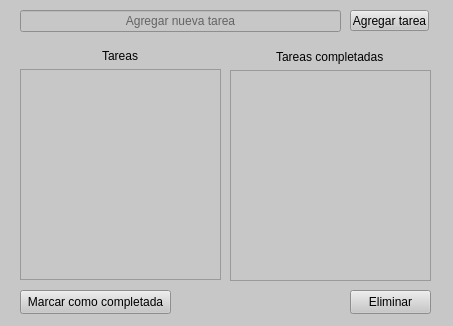
<?xml version="1.0" encoding="UTF-8"?>
<ui version="4.0">
 <class>Form</class>
 <widget class="QWidget" name="Form">
  <property name="geometry">
   <rect>
    <x>0</x>
    <y>0</y>
    <width>453</width>
    <height>326</height>
   </rect>
  </property>
  <property name="windowTitle">
   <string>Form</string>
  </property>
  <property name="toolTip">
   <string>&lt;html&gt;&lt;head/&gt;&lt;body&gt;&lt;p align=&quot;center&quot;&gt;&lt;br/&gt;&lt;/p&gt;&lt;/body&gt;&lt;/html&gt;</string>
  </property>
  <property name="styleSheet">
   <string notr="true">background-color: rgb(199, 199, 199)</string>
  </property>
  <widget class="QLineEdit" name="ingreso_tarea">
   <property name="geometry">
    <rect>
     <x>20</x>
     <y>10</y>
     <width>321</width>
     <height>22</height>
    </rect>
   </property>
   <property name="toolTip">
    <string>&lt;html&gt;&lt;head/&gt;&lt;body&gt;&lt;p align=&quot;center&quot;&gt;&lt;span style=&quot; font-weight:700;&quot;&gt;&lt;br/&gt;&lt;/span&gt;&lt;/p&gt;&lt;/body&gt;&lt;/html&gt;</string>
   </property>
   <property name="alignment">
    <set>Qt::AlignmentFlag::AlignCenter</set>
   </property>
   <property name="placeholderText">
    <string>Agregar nueva tarea</string>
   </property>
  </widget>
  <widget class="QPushButton" name="boton_agregar_tarea">
   <property name="geometry">
    <rect>
     <x>350</x>
     <y>10</y>
     <width>79</width>
     <height>21</height>
    </rect>
   </property>
   <property name="text">
    <string>Agregar tarea</string>
   </property>
   <property name="autoDefault">
    <bool>false</bool>
   </property>
   <property name="default">
    <bool>false</bool>
   </property>
   <property name="flat">
    <bool>false</bool>
   </property>
  </widget>
  <widget class="QPushButton" name="boton_eliminar_tarea">
   <property name="geometry">
    <rect>
     <x>350</x>
     <y>290</y>
     <width>81</width>
     <height>24</height>
    </rect>
   </property>
   <property name="text">
    <string>Eliminar</string>
   </property>
  </widget>
  <widget class="QPushButton" name="boton_completar_tarea">
   <property name="geometry">
    <rect>
     <x>20</x>
     <y>290</y>
     <width>151</width>
     <height>24</height>
    </rect>
   </property>
   <property name="text">
    <string>Marcar como completada</string>
   </property>
  </widget>
  <widget class="QWidget" name="gridLayoutWidget">
   <property name="geometry">
    <rect>
     <x>20</x>
     <y>49</y>
     <width>201</width>
     <height>231</height>
    </rect>
   </property>
   <layout class="QGridLayout" name="gridLayout_4">
    <item row="0" column="0" alignment="Qt::AlignmentFlag::AlignHCenter">
     <widget class="QLabel" name="labelTarea">
      <property name="text">
       <string>Tareas</string>
      </property>
     </widget>
    </item>
    <item row="1" column="0">
     <widget class="QTableView" name="tableTareaVacia"/>
    </item>
   </layout>
  </widget>
  <widget class="QWidget" name="gridLayoutWidget_2">
   <property name="geometry">
    <rect>
     <x>230</x>
     <y>50</y>
     <width>201</width>
     <height>231</height>
    </rect>
   </property>
   <layout class="QGridLayout" name="gridLayout_5">
    <item row="0" column="0" alignment="Qt::AlignmentFlag::AlignHCenter">
     <widget class="QLabel" name="labelTareasCompletadas">
      <property name="text">
       <string>Tareas completadas</string>
      </property>
     </widget>
    </item>
    <item row="1" column="0">
     <widget class="QTableView" name="tableTareaCompletada">
      <property name="font">
       <font>
        <strikeout>true</strikeout>
       </font>
      </property>
     </widget>
    </item>
   </layout>
  </widget>
 </widget>
 <resources/>
 <connections>
  <connection>
   <sender>boton_eliminar_tarea</sender>
   <signal>clicked()</signal>
   <receiver>tableTareaVacia</receiver>
   <slot>clearSelection()</slot>
   <hints>
    <hint type="sourcelabel">
     <x>394</x>
     <y>307</y>
    </hint>
    <hint type="destinationlabel">
     <x>179</x>
     <y>189</y>
    </hint>
   </hints>
  </connection>
 </connections>
</ui>
